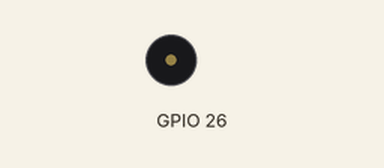
Recording of a program running on a simulated ESP32 board running MicroPython. Parts: buzzer (waves = sounding). What the program prints to the serial console is not drawn.

Above: at 0.21 s.
At 1.16 s:
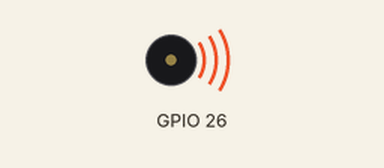
Timing chart, 0 to 4.5 s (numbered marks = the images above):
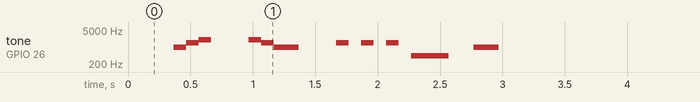

The program:

05_class_static_methods.py
```python
# ==============================================================================
# 05_class_static_methods.py - Class Methods และ Static Methods
#                           (Class Methods and Static Methods)
# ==============================================================================
# (เนื้อหาเสริม / Supplementary Material)
# เวลาในการสอน: ~20-30 นาที (Teaching time: ~20-30 minutes)
#
# โปรแกรมนี้สอน Class Methods และ Static Methods สำหรับนิสิตเคมี
# This program teaches Class Methods and Static Methods for chemistry students
#
# วัตถุประสงค์การเรียนรู้ (Learning Objectives):
#   1. เข้าใจความแตกต่างระหว่าง Instance, Class และ Static Methods
#   2. รู้ว่าเมื่อไหร่ควรใช้ @classmethod
#   3. รู้ว่าเมื่อไหร่ควรใช้ @staticmethod
#   4. นำไปประยุกต์ใช้กับการควบคุม Buzzer
#
# เนื้อหาเสริมจาก: core/02_composition_basics.py
# Supplementary to: core/02_composition_basics.py
#
# ==============================================================================
# ⚠ ความปลอดภัยของแอคชูเอเตอร์ — โปรดอ่าน (ACTUATOR SAFETY — READ FIRST)
# ==============================================================================
# โปรแกรมนี้ขับบัซเซอร์ (GPIO26) ด้วย machine.PWM โดยตรง (raw PWM). บัซเซอร์เสี่ยงต่ำ
# This program drives the buzzer (GPIO26) with raw machine.PWM (low-energy).
#
# *** RAW PWM ไม่ผ่านตัวจับเวลานิรภัยของเฟิร์มแวร์ (F-40 actuator guard) ***
# Raw PWM BYPASSES the firmware F-40 actuator-guard GPTimer (no force-cut); on
# 0.3.x the run-scoped watchdog is also DISABLED (decision 0026/F-156). Low
# energy risk vs. the pump, but the same discipline applies: every buzzer use
# is wrapped in try/finally: buzzer.deinit() and KeyboardInterrupt -> OFF.
# (safety-hw ruling R, decision 0027)
# ==============================================================================

from machine import Pin, PWM
from time import sleep_ms


# ==============================================================================
# ส่วนที่ 1: แนวคิด Class Methods และ Static Methods (10 นาที)
# Part 1: Class Methods and Static Methods Concept (10 minutes)
# ==============================================================================

print("=" * 60)
print("เนื้อหาเสริม: Class Methods และ Static Methods")
print("Supplementary: Class Methods and Static Methods")
print("=" * 60)

print("""
===== ประเภทของ Methods ใน Python =====

Python มี method 3 ประเภท:

1. Instance Methods (ปกติ):
   - รับ self เป็น argument แรก
   - ทำงานกับ instance เฉพาะ
   - ต้องสร้าง object ก่อนเรียก
   - ตัวอย่าง:
        buzzer = Buzzer()
        buzzer.tone(1000, 200)  # ต้องมี object ก่อน

2. Class Methods (@classmethod):
   - รับ cls (class) เป็น argument แรก
   - ทำงานกับ class โดยรวม
   - เรียกได้โดยไม่ต้องสร้าง instance
   - ตัวอย่าง:
        Buzzer.beep()  # ไม่ต้องสร้าง object

3. Static Methods (@staticmethod):
   - ไม่รับ self หรือ cls
   - เป็น utility function ที่เกี่ยวข้องกับ class
   - ไม่สามารถเข้าถึง instance หรือ class data โดยตรง
   - ตัวอย่าง:
        freq = Buzzer.note_to_frequency('A4')

===== เมื่อไหร่ใช้อะไร? =====

Instance Method:
    - เมื่อต้องการเข้าถึง/แก้ไขข้อมูลของ instance
    - เช่น buzzer.tone() ต้องใช้ self._pwm ของ instance นั้น

Class Method:
    - เมื่อต้องการสร้าง instance แบบพิเศษ (Factory method)
    - เมื่อต้องการทำงานที่เกี่ยวกับ class แต่ไม่ต้องการ instance ถาวร
    - เช่น Buzzer.beep() สร้าง instance ชั่วคราว เล่นเสียง แล้วทำลาย

Static Method:
    - เมื่อเป็น utility function ที่ไม่ต้องใช้ instance หรือ class data
    - เช่น แปลงโน้ตเป็นความถี่ (ไม่จำเป็นต้องมี buzzer object)
""")


# ==============================================================================
# ส่วนที่ 2: ตัวอย่าง Buzzer Class (15 นาที)
# Part 2: Buzzer Class Example (15 minutes)
# ==============================================================================

print("\n" + "=" * 60)
print("ส่วนที่ 2: ตัวอย่าง Buzzer Class")
print("Part 2: Buzzer Class Example")
print("=" * 60)


class Buzzer:
    """
    คลาสควบคุม Buzzer พร้อม Class Methods และ Static Methods
    (Buzzer control class with Class Methods and Static Methods)

    ===== ตัวอย่างการใช้งาน =====

    Instance method (ต้องสร้าง object):
        buzzer = Buzzer()
        buzzer.tone(1000, 200)
        buzzer.deinit()

    Class method (ไม่ต้องสร้าง instance):
        Buzzer.beep()
        Buzzer.success()
        Buzzer.error()

    Static method (utility function):
        freq = Buzzer.note_to_frequency('A4')  # 440 Hz
    """

    # Class constants - ค่าคงที่ระดับ class
    BUZZER_PIN = 26
    DEFAULT_FREQ = 2000
    DUTY_50_PERCENT = 512

    # Musical notes - ความถี่โน้ตดนตรี (Frequency of musical notes)
    NOTES = {
        'C4': 262, 'D4': 294, 'E4': 330, 'F4': 349,
        'G4': 392, 'A4': 440, 'B4': 494,
        'C5': 523, 'D5': 587, 'E5': 659
    }

    def __init__(self, pin=None):
        """
        Constructor - สร้าง Buzzer object

        Args:
            pin (int): GPIO pin สำหรับ buzzer (ค่าเริ่มต้น: 26)
        """
        self._pin_number = pin if pin is not None else self.BUZZER_PIN
        self._pin = Pin(self._pin_number, Pin.OUT)
        self._pwm = PWM(self._pin, freq=self.DEFAULT_FREQ)
        self._pwm.duty(0)  # เริ่มต้นปิดเสียง (Start with sound off)
        print(f"[Buzzer] สร้าง Buzzer ที่ GPIO{self._pin_number}")

    # =========================================================================
    # Instance Methods - ทำงานกับ instance เฉพาะ
    # Instance Methods - Work with specific instance
    # =========================================================================

    def tone(self, frequency, duration_ms=100):
        """
        เล่นเสียงที่ความถี่และระยะเวลาที่กำหนด (Instance method)
        Play sound at specified frequency and duration

        ===== Instance Method =====
        ต้องสร้าง object ก่อน:
            buzzer = Buzzer()
            buzzer.tone(1000, 200)

        Args:
            frequency (int): ความถี่ (Hz)
            duration_ms (int): ระยะเวลา (ms)
        """
        self._pwm.freq(frequency)
        self._pwm.duty(self.DUTY_50_PERCENT)
        sleep_ms(duration_ms)
        self._pwm.duty(0)

    def note(self, note_name, duration_ms=200):
        """
        เล่นโน้ตดนตรี (Instance method)
        Play musical note

        Args:
            note_name (str): ชื่อโน้ต เช่น 'A4', 'C5'
            duration_ms (int): ระยะเวลา (ms)
        """
        if note_name in self.NOTES:
            self.tone(self.NOTES[note_name], duration_ms)
        else:
            print(f"[Buzzer] ไม่รู้จักโน้ต: {note_name} (Unknown note)")

    def play_melody(self, melody, tempo=120):
        """
        เล่นเมโลดี้ (Instance method)
        Play melody

        Args:
            melody (list): รายการ tuple (note, duration_beats)
            tempo (int): จังหวะต่อนาที (beats per minute)
        """
        beat_duration = 60000 // tempo  # ms per beat
        for note_name, beats in melody:
            if note_name == 'R':  # Rest
                sleep_ms(int(beat_duration * beats))
            else:
                self.note(note_name, int(beat_duration * beats * 0.9))
                sleep_ms(int(beat_duration * beats * 0.1))  # Gap between notes

    def deinit(self):
        """
        ปิดการใช้งาน PWM และคืนทรัพยากร (Deinitialize PWM)
        """
        self._pwm.duty(0)
        self._pwm.deinit()
        print(f"[Buzzer] ปิดการใช้งาน GPIO{self._pin_number}")

    # =========================================================================
    # Class Methods - เรียกได้โดยไม่ต้องสร้าง instance
    # Class Methods - Can be called without creating an instance
    # =========================================================================

    @classmethod
    def beep(cls, pin=None):
        """
        เล่นเสียง beep สั้น (Class method)
        Play short beep sound

        ===== @classmethod =====
        - รับ cls (class) เป็น argument แรก
        - สามารถสร้าง instance ภายในได้
        - เรียกได้โดยไม่ต้องสร้าง object:
            Buzzer.beep()

        Args:
            pin (int): GPIO pin (optional)
        """
        buzzer = cls(pin)  # สร้าง instance ชั่วคราว (Create temporary instance)
        try:
            buzzer.tone(2000, 50)
        finally:
            buzzer.deinit()  # คืนทรัพยากร (Release resources)

    @classmethod
    def double_beep(cls, pin=None):
        """
        เล่นเสียง beep สองครั้ง (Class method)
        Play double beep sound
        """
        buzzer = cls(pin)
        try:
            buzzer.tone(2000, 100)
            sleep_ms(100)
            buzzer.tone(2000, 100)
        finally:
            buzzer.deinit()

    @classmethod
    def success(cls, pin=None):
        """
        เล่นเสียงสำเร็จ - เสียงสูงขึ้น (Class method)
        Play success sound - ascending tones
        """
        buzzer = cls(pin)
        try:
            buzzer.tone(1000, 100)
            buzzer.tone(1500, 100)
            buzzer.tone(2000, 100)
        finally:
            buzzer.deinit()

    @classmethod
    def error(cls, pin=None):
        """
        เล่นเสียง error - เสียงต่ำลง (Class method)
        Play error sound - descending tones
        """
        buzzer = cls(pin)
        try:
            buzzer.tone(2000, 100)
            buzzer.tone(1500, 100)
            buzzer.tone(1000, 200)
        finally:
            buzzer.deinit()

    @classmethod
    def warning(cls, pin=None):
        """
        เล่นเสียงเตือน - เสียงซ้ำ (Class method)
        Play warning sound - repeated tones
        """
        buzzer = cls(pin)
        try:
            for _ in range(3):
                buzzer.tone(1500, 100)
                sleep_ms(100)
        finally:
            buzzer.deinit()

    # =========================================================================
    # Static Methods - Utility functions
    # Static Methods - ฟังก์ชันช่วยที่ไม่ต้องใช้ instance
    # =========================================================================

    @staticmethod
    def note_to_frequency(note_name):
        """
        แปลงชื่อโน้ตเป็นความถี่ (Static method)
        Convert note name to frequency

        ===== @staticmethod =====
        - ไม่รับ self หรือ cls
        - เป็น utility function ที่เกี่ยวข้องกับ class
        - เรียกได้โดยไม่ต้องสร้าง object:
            freq = Buzzer.note_to_frequency('A4')

        Args:
            note_name (str): ชื่อโน้ต เช่น 'A4'

        Returns:
            int: ความถี่ (Hz) หรือ None ถ้าไม่พบ
        """
        return Buzzer.NOTES.get(note_name)

    @staticmethod
    def frequency_to_note(frequency):
        """
        แปลงความถี่เป็นโน้ตที่ใกล้เคียงที่สุด (Static method)
        Convert frequency to closest note

        Args:
            frequency (int): ความถี่ (Hz)

        Returns:
            str: ชื่อโน้ตที่ใกล้เคียงที่สุด
        """
        closest_note = None
        min_diff = float('inf')
        for name, freq in Buzzer.NOTES.items():
            diff = abs(frequency - freq)
            if diff < min_diff:
                min_diff = diff
                closest_note = name
        return closest_note

    @staticmethod
    def get_available_notes():
        """
        รับรายการโน้ตที่รองรับ (Static method)
        Get list of supported notes

        Returns:
            list: รายการชื่อโน้ต
        """
        return list(Buzzer.NOTES.keys())

    @staticmethod
    def calculate_frequency(note, octave):
        """
        คำนวณความถี่จากโน้ตและ octave (Static method)
        Calculate frequency from note and octave

        ใช้สูตร: f = 440 * 2^((n-49)/12)
        โดย n คือลำดับของคีย์บนเปียโน (A4 = 49)

        Args:
            note (str): ชื่อโน้ต (C, D, E, F, G, A, B)
            octave (int): หมายเลข octave (4 = กลาง)

        Returns:
            int: ความถี่ (Hz)
        """
        # ลำดับของโน้ตใน octave (Semitones from C)
        semitones = {'C': 0, 'D': 2, 'E': 4, 'F': 5, 'G': 7, 'A': 9, 'B': 11}

        if note not in semitones:
            return None

        # คำนวณลำดับคีย์ (A4 = 49)
        # Calculate key number (A4 = 49)
        key_number = (octave - 4) * 12 + semitones[note] - semitones['A'] + 49

        # คำนวณความถี่ (Calculate frequency)
        frequency = 440 * (2 ** ((key_number - 49) / 12))
        return int(frequency)


# ==============================================================================
# ส่วนที่ 3: ทดสอบการใช้งาน (5-10 นาที)
# Part 3: Testing Usage (5-10 minutes)
# ==============================================================================

print("\n" + "=" * 60)
print("ส่วนที่ 3: ทดสอบการใช้งาน")
print("Part 3: Testing Usage")
print("=" * 60)

# --- ทดสอบ Static Methods ---
print("\n--- Static Methods (ไม่ต้องสร้าง instance) ---")
print(f"โน้ตที่รองรับ: {Buzzer.get_available_notes()}")
print(f"A4 = {Buzzer.note_to_frequency('A4')} Hz")
print(f"C5 = {Buzzer.note_to_frequency('C5')} Hz")
print(f"440 Hz = {Buzzer.frequency_to_note(440)}")
print(f"คำนวณ A4 = {Buzzer.calculate_frequency('A', 4)} Hz")
print(f"คำนวณ C5 = {Buzzer.calculate_frequency('C', 5)} Hz")

# --- ทดสอบ Class Methods ---
print("\n--- Class Methods (ไม่ต้องสร้าง instance) ---")
print("Buzzer.beep():")
Buzzer.beep()
sleep_ms(300)

print("Buzzer.success():")
Buzzer.success()
sleep_ms(300)

print("Buzzer.error():")
Buzzer.error()
sleep_ms(300)

print("Buzzer.warning():")
Buzzer.warning()

# --- ทดสอบ Instance Methods ---
print("\n--- Instance Methods (ต้องสร้าง instance) ---")
buzzer = Buzzer()
try:
    print("buzzer.note('A4'):")
    buzzer.note('A4', 300)
    sleep_ms(200)

    print("buzzer.tone(1000, 200):")
    buzzer.tone(1000, 200)
except KeyboardInterrupt:
    # Ctrl+C ระหว่างเล่นเสียง -> finally จะปิดบัซเซอร์ทันที
    # Ctrl+C while playing -> finally silences the buzzer immediately.
    print("\nหยุดโดยผู้ใช้ (Stopped by user)")
finally:
    buzzer.deinit()


# ==============================================================================
# ส่วนที่ 4: สรุป
# Part 4: Summary
# ==============================================================================

print("\n" + "=" * 60)
print("สรุป (Summary)")
print("=" * 60)

print("""
สิ่งที่เรียนรู้ในเนื้อหาเสริมนี้:

1. Instance Methods:
   - รับ self เป็น argument แรก
   - ทำงานกับ instance เฉพาะ
   - ตัวอย่าง: buzzer.tone(), buzzer.note()

2. Class Methods (@classmethod):
   - รับ cls (class) เป็น argument แรก
   - เรียกได้โดยไม่ต้องสร้าง instance
   - ใช้สำหรับ factory methods หรือ convenience methods
   - ตัวอย่าง: Buzzer.beep(), Buzzer.success()

3. Static Methods (@staticmethod):
   - ไม่รับ self หรือ cls
   - เป็น utility functions ที่เกี่ยวข้องกับ class
   - ตัวอย่าง: Buzzer.note_to_frequency()

การเชื่อมโยงกับ TitraLab:
   - Buzzer.success() = เสียงเมื่อไทเทรชันสำเร็จ
   - Buzzer.error() = เสียงเมื่อเกิดข้อผิดพลาด
   - Buzzer.warning() = เสียงเตือนใกล้จุดสมมูล
   - note_to_frequency() = แปลงโน้ตสำหรับสร้างเมโลดี้

เนื้อหาหลัก Composition อยู่ที่: core/02_composition_basics.py
""")

print("=" * 60)
print("จบเนื้อหาเสริม Class Methods และ Static Methods")
print("(End of Class Methods and Static Methods)")
print("=" * 60)
```

Measured:
- by itself, tone on GPIO 26: plays 1000 Hz for 0.10 s, 1500 Hz for 0.10 s, 2000 Hz for 0.10 s, 2000 Hz for 0.10 s, 1500 Hz for 0.10 s, 1000 Hz for 0.20 s … (11 notes in this stretch)
